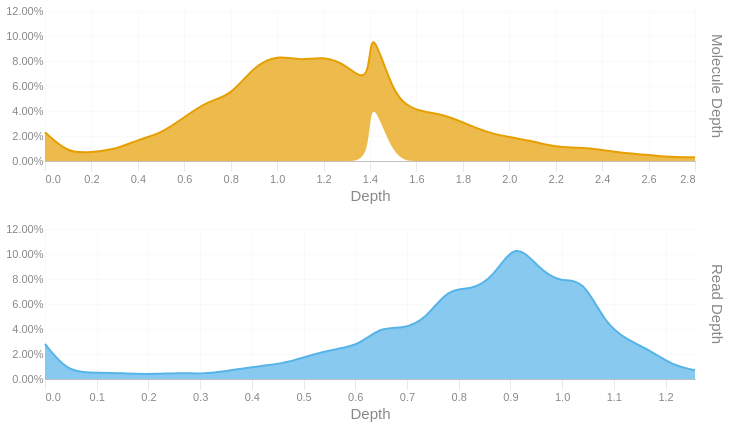

The code cell stored with this chart in its notebook:
### Code cell
readdep = depth_hist(tb['Read Depth'], q99, 3)
readdep = readdep.with_columns(pl.lit('Read Depth').alias('Metric'))
if not SKIPLR:
    moldep = depth_hist(tb['Molecule Depth'], mol_q99, 1)
    moldep = moldep.with_columns(pl.lit('Molecule Depth').alias('Metric'))
    _hist = pl.concat([readdep, moldep])
    _hist = _hist.filter(pl.col('Proportion') != 0)
    with SafeRender(_hist):
        (
            alt.Chart(_hist)        
            .mark_area(interpolate = "basis")
            .encode(
                x=alt.X('Bin:Q').scale(domainMin=0).axis(alt.Axis(title='Depth')),
                y = alt.Y('Proportion:Q', title = None).axis(format = '.2%'),
                color = alt.Color('Metric:N').legend(None),
                row = alt.Row("Metric:N").header(title = None, labelOrient = 'right'),
                tooltip = [
                    alt.Tooltip("Metric:N", title = "Metric"),
                    alt.Tooltip('Interval:N', title = "Depth Interval"),
                    alt.Tooltip('Proportion:Q', title = "% Alignments").format('.2%')
                ]
            )
            .resolve_scale(x='independent', y='independent')
            .properties(
                height = 150, width = 650,
                usermeta={'embedOptions': {'downloadFileName': f'{samplename}.depth.hist'}}
            )
        ).display()
else:
    readdep = readdep.filter(pl.col('Proportion') != 0)
    with SafeRender(readdep):
        (
            alt.Chart(readdep)        
            .mark_area(interpolate = "basis")
            .encode(
                x=alt.X('Bin:Q').scale(domainMin=0).axis(alt.Axis(title='Depth')),
                y = alt.Y('Proportion:Q', title = None).axis(format = '.2%'),
                tooltip = [
                    alt.Tooltip('Interval:N', title = "Depth Interval"),
                    alt.Tooltip('Proportion:Q', title = "% Alignments").format('.2%')
                ]
            )
            .properties(
                usermeta={'embedOptions': {'downloadFileName': f'{samplename}.depth.hist'}}
            )
        ).display()

### Figure 1 — Vega-Lite specification as saved in the notebook (floating-point values rounded to 4 significant figures)
{"width": 650, "height": 150, "config": {"title": {"anchor": "start", "dy": -15, "fontSize": 18, "color": "#888888", "subtitleColor": "#888888", "subtitleFontSize": 14}, "arc": {"fill": "#0072B2"}, "axis": {"domainColor": "#888888", "domainWidth": 0.5, "gridWidth": 0.2, "grid": false, "titleFontWeight": 400, "titleFontSize": 15, "labelFontSize": 11, "labelColor": "#888888", "tickColor": "#888888", "tickWidth": 0.2, "titleColor": "#888888"}, "axisBand": {"grid": false}, "axisX": {"grid": true, "tickSize": 10, "domainCap": "round"}, "axisY": {"domain": false, "grid": true, "tickSize": 0, "domainCap": "round"}, "background": "transparent", "header": {"labelFontSize": 15, "labelColor": "#888888", "titleFontSize": 15, "titleFontWeight": 600, "titleColor": "#888888"}, "legend": {"labelFont": "sans-serif", "labelFontSize": 12, "labelColor": "#888888", "symbolSize": 100, "symbolType": "circle", "titleFontSize": 12, "titlePadding": 10, "titleColor": "#888888", "title": null}, "range": {"category": ["#E69F00", "#56B4E9", "#009E73", "#F0E442", "#0072B2", "#D55E00", "#CC79A7", "#000000"], "diverging": ["#cfe8f3", "#a2d4ec", "#73bfe2", "#46abdb", "#1696d2", "#12719e"]}, "area": {"fill": "#0072B2", "fillOpacity": 0.7, "line": true, "strokeOpacity": 0.7}, "line": {"color": "#0072B2", "stroke": "#0072B2", "strokeWidth": 2}, "trail": {"color": "#0072B2", "stroke": "#0072B2", "strokeWidth": 0, "size": 1}, "point": {"filled": true, "fillOpacity": 1.0, "size": 95}, "text": {"color": "#888888", "fontSize": 11, "align": "right", "fontWeight": 400, "size": 11}, "bar": {"fill": "#0072B2", "stroke": null}, "view": {"stroke": null, "continuousWidth": 660, "continuousHeight": 400}}, "data": {"name": "data-7106e02fd1763b8e74803073a80244cb"}, "mark": {"type": "area", "interpolate": "basis"}, "encoding": {"color": {"field": "Metric", "legend": null, "type": "nominal"}, "row": {"field": "Metric", "header": {"title": null, "labelOrient": "right"}, "type": "nominal"}, "tooltip": [{"field": "Metric", "title": "Metric", "type": "nominal"}, {"field": "Interval", "title": "Depth Interval", "type": "nominal"}, {"field": "Proportion", "format": ".2%", "title": "% Alignments", "type": "quantitative"}], "x": {"axis": {"title": "Depth"}, "field": "Bin", "scale": {"domainMin": 0}, "type": "quantitative"}, "y": {"axis": {"format": ".2%"}, "field": "Proportion", "title": null, "type": "quantitative"}}, "resolve": {"scale": {"x": "independent", "y": "independent"}}, "usermeta": {"embedOptions": {"downloadFileName": "S6_Altamaha_3949.depth.hist"}}, "$schema": "https://vega.github.io/schema/vega-lite/v6.1.0.json", "datasets": {"data-7106e02fd1763b8e74803073a80244cb": [{"Bin": 0.0, "Interval": "0.0-0.043", "Proportion": 0.028, "Metric": "Read Depth"}, {"Bin": 0.043, "Interval": "0.043-0.087", "Proportion": 0.006, "Metric": "Read Depth"}, {"Bin": 0.087, "Interval": "0.087-0.13", "Proportion": 0.005, "Metric": "Read Depth"}, {"Bin": 0.13, "Interval": "0.13-0.173", "Proportion": 0.005, "Metric": "Read Depth"}, {"Bin": 0.173, "Interval": "0.173-0.217", "Proportion": 0.004, "Metric": "Read Depth"}, {"Bin": 0.217, "Interval": "0.217-0.26", "Proportion": 0.004, "Metric": "Read Depth"}, {"Bin": 0.26, "Interval": "0.26-0.303", "Proportion": 0.005, "Metric": "Read Depth"}, {"Bin": 0.303, "Interval": "0.303-0.347", "Proportion": 0.004, "Metric": "Read Depth"}, {"Bin": 0.347, "Interval": "0.347-0.39", "Proportion": 0.006, "Metric": "Read Depth"}, {"Bin": 0.39, "Interval": "0.39-0.433", "Proportion": 0.009, "Metric": "Read Depth"}, {"Bin": 0.433, "Interval": "0.433-0.477", "Proportion": 0.011, "Metric": "Read Depth"}, {"Bin": 0.477, "Interval": "0.477-0.52", "Proportion": 0.014, "Metric": "Read Depth"}, {"Bin": 0.52, "Interval": "0.52-0.563", "Proportion": 0.02, "Metric": "Read Depth"}, {"Bin": 0.563, "Interval": "0.563-0.607", "Proportion": 0.024, "Metric": "Read Depth"}, {"Bin": 0.607, "Interval": "0.607-0.65", "Proportion": 0.027, "Metric": "Read Depth"}, {"Bin": 0.65, "Interval": "0.65-0.693", "Proportion": 0.042, "Metric": "Read Depth"}, {"Bin": 0.693, "Interval": "0.693-0.737", "Proportion": 0.04, "Metric": "Read Depth"}, {"Bin": 0.737, "Interval": "0.737-0.78", "Proportion": 0.048, "Metric": "Read Depth"}, {"Bin": 0.78, "Interval": "0.78-0.823", "Proportion": 0.073, "Metric": "Read Depth"}, {"Bin": 0.823, "Interval": "0.823-0.867", "Proportion": 0.071, "Metric": "Read Depth"}, {"Bin": 0.867, "Interval": "0.867-0.91", "Proportion": 0.081, "Metric": "Read Depth"}, {"Bin": 0.91, "Interval": "0.91-0.953", "Proportion": 0.111, "Metric": "Read Depth"}, {"Bin": 0.953, "Interval": "0.953-0.997", "Proportion": 0.089, "Metric": "Read Depth"}, {"Bin": 0.997, "Interval": "0.997-1.04", "Proportion": 0.077, "Metric": "Read Depth"}, {"Bin": 1.04, "Interval": "1.04-1.083", "Proportion": 0.081, "Metric": "Read Depth"}, {"Bin": 1.083, "Interval": "1.083-1.127", "Proportion": 0.044, "Metric": "Read Depth"}, {"Bin": 1.127, "Interval": "1.127-1.17", "Proportion": 0.031, "Metric": "Read Depth"}, {"Bin": 1.17, "Interval": "1.17-1.213", "Proportion": 0.023, "Metric": "Read Depth"}, {"Bin": 1.213, "Interval": "1.213-1.257", "Proportion": 0.011, "Metric": "Read Depth"}, {"Bin": 1.257, "Interval": "1.257-1.3", "Proportion": 0.007, "Metric": "Read Depth"}, {"Bin": 0.0, "Interval": "0.0-0.1", "Proportion": 0.023, "Metric": "Molecule Depth"}, {"Bin": 0.1, "Interval": "0.1-0.2", "Proportion": 0.006, "Metric": "Molecule Depth"}, {"Bin": 0.2, "Interval": "0.2-0.3", "Proportion": 0.007, "Metric": "Molecule Depth"}, {"Bin": 0.3, "Interval": "0.3-0.4", "Proportion": 0.009, "Metric": "Molecule Depth"}, {"Bin": 0.4, "Interval": "0.4-0.5", "Proportion": 0.017, "Metric": "Molecule Depth"}, {"Bin": 0.5, "Interval": "0.5-0.6", "Proportion": 0.022, "Metric": "Molecule Depth"}, {"Bin": 0.6, "Interval": "0.6-0.7", "Proportion": 0.035, "Metric": "Molecule Depth"}, {"Bin": 0.7, "Interval": "0.7-0.8", "Proportion": 0.048, "Metric": "Molecule Depth"}, {"Bin": 0.8, "Interval": "0.8-0.9", "Proportion": 0.052, "Metric": "Molecule Depth"}, {"Bin": 0.9, "Interval": "0.9-1.0", "Proportion": 0.076, "Metric": "Molecule Depth"}, {"Bin": 1.0, "Interval": "1.0-1.1", "Proportion": 0.085, "Metric": "Molecule Depth"}, {"Bin": 1.1, "Interval": "1.1-1.2", "Proportion": 0.08, "Metric": "Molecule Depth"}, {"Bin": 1.2, "Interval": "1.2-1.3", "Proportion": 0.084, "Metric": "Molecule Depth"}, {"Bin": 1.3, "Interval": "1.3-1.4", "Proportion": 0.077, "Metric": "Molecule Depth"}, {"Bin": 1.4, "Interval": "1.4-1.4", "Proportion": 0.059, "Metric": "Molecule Depth"}, {"Bin": 1.4, "Interval": "1.4-1.5", "Proportion": 0.056, "Metric": "Molecule Depth"}, {"Bin": 1.5, "Interval": "1.5-1.6", "Proportion": 0.05, "Metric": "Molecule Depth"}, {"Bin": 1.6, "Interval": "1.6-1.7", "Proportion": 0.04, "Metric": "Molecule Depth"}, {"Bin": 1.7, "Interval": "1.7-1.8", "Proportion": 0.038, "Metric": "Molecule Depth"}, {"Bin": 1.8, "Interval": "1.8-1.9", "Proportion": 0.031, "Metric": "Molecule Depth"}, {"Bin": 1.9, "Interval": "1.9-2.0", "Proportion": 0.023, "Metric": "Molecule Depth"}, {"Bin": 2.0, "Interval": "2.0-2.1", "Proportion": 0.019, "Metric": "Molecule Depth"}, {"Bin": 2.1, "Interval": "2.1-2.2", "Proportion": 0.016, "Metric": "Molecule Depth"}, {"Bin": 2.2, "Interval": "2.2-2.3", "Proportion": 0.011, "Metric": "Molecule Depth"}, {"Bin": 2.3, "Interval": "2.3-2.4", "Proportion": 0.011, "Metric": "Molecule Depth"}, {"Bin": 2.4, "Interval": "2.4-2.5", "Proportion": 0.009, "Metric": "Molecule Depth"}, {"Bin": 2.5, "Interval": "2.5-2.6", "Proportion": 0.006, "Metric": "Molecule Depth"}, {"Bin": 2.6, "Interval": "2.6-2.7", "Proportion": 0.005, "Metric": "Molecule Depth"}, {"Bin": 2.7, "Interval": "2.7-2.8", "Proportion": 0.003, "Metric": "Molecule Depth"}, {"Bin": 2.8, "Interval": "2.8-2.9", "Proportion": 0.003, "Metric": "Molecule Depth"}]}}
